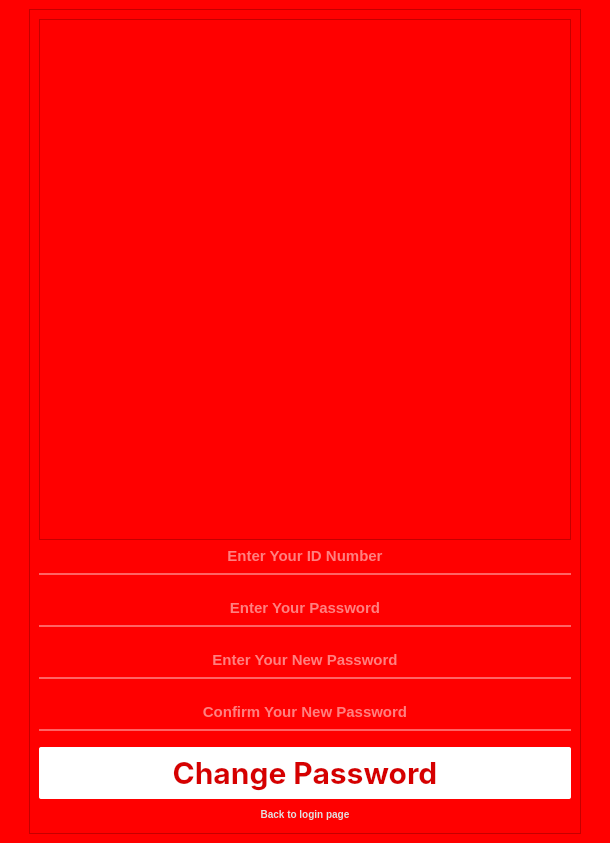
<?xml version="1.0" encoding="UTF-8"?>
<ui version="4.0">
 <class>MainWindow</class>
 <widget class="QMainWindow" name="MainWindow">
  <property name="geometry">
   <rect>
    <x>0</x>
    <y>0</y>
    <width>610</width>
    <height>843</height>
   </rect>
  </property>
  <property name="windowTitle">
   <string>MainWindow</string>
  </property>
  <property name="styleSheet">
   <string notr="true">background-color: rgb(255, 0, 0);</string>
  </property>
  <widget class="QWidget" name="centralwidget">
   <layout class="QHBoxLayout" name="horizontalLayout">
    <item>
     <spacer name="horizontalSpacer">
      <property name="orientation">
       <enum>Qt::Horizontal</enum>
      </property>
      <property name="sizeType">
       <enum>QSizePolicy::Minimum</enum>
      </property>
      <property name="sizeHint" stdset="0">
       <size>
        <width>20</width>
        <height>20</height>
       </size>
      </property>
     </spacer>
    </item>
    <item>
     <widget class="QFrame" name="frame_2">
      <property name="frameShape">
       <enum>QFrame::StyledPanel</enum>
      </property>
      <property name="frameShadow">
       <enum>QFrame::Raised</enum>
      </property>
      <layout class="QVBoxLayout" name="verticalLayout_2">
       <item>
        <widget class="QFrame" name="frame">
         <property name="minimumSize">
          <size>
           <width>520</width>
           <height>480</height>
          </size>
         </property>
         <property name="styleSheet">
          <string notr="true">image: url(:/Asset/Asset/Logo.png);</string>
         </property>
         <property name="frameShape">
          <enum>QFrame::StyledPanel</enum>
         </property>
         <property name="frameShadow">
          <enum>QFrame::Raised</enum>
         </property>
        </widget>
       </item>
       <item>
        <widget class="QLineEdit" name="NPM">
         <property name="styleSheet">
          <string notr="true">background-color:rgba(0, 0, 0, 0);
border:none;
color:rgb(255, 255, 255);
border-bottom: 2px solid rgba(255, 255, 255, 100);
padding-bottom:7px;
font-size: 15px;
font-family: &quot;SF Pro Display&quot;; 
	font-weight: bold; 
    font-style: normal;</string>
         </property>
         <property name="text">
          <string/>
         </property>
         <property name="alignment">
          <set>Qt::AlignCenter</set>
         </property>
         <property name="placeholderText">
          <string>Enter Your ID Number</string>
         </property>
        </widget>
       </item>
       <item>
        <spacer name="verticalSpacer_2">
         <property name="orientation">
          <enum>Qt::Vertical</enum>
         </property>
         <property name="sizeType">
          <enum>QSizePolicy::Fixed</enum>
         </property>
         <property name="sizeHint" stdset="0">
          <size>
           <width>17</width>
           <height>17</height>
          </size>
         </property>
        </spacer>
       </item>
       <item>
        <widget class="QLineEdit" name="Pass">
         <property name="styleSheet">
          <string notr="true">background-color:rgba(0, 0, 0, 0);
border:none;
color:rgb(255, 255, 255);
border-bottom: 2px solid rgba(255, 255, 255, 100);
padding-bottom:7px;
font-size: 15px;
font-family: &quot;SF Pro Display&quot;; 
	font-weight: bold; 
    font-style: normal;</string>
         </property>
         <property name="text">
          <string/>
         </property>
         <property name="echoMode">
          <enum>QLineEdit::Password</enum>
         </property>
         <property name="alignment">
          <set>Qt::AlignCenter</set>
         </property>
         <property name="placeholderText">
          <string>Enter Your Password</string>
         </property>
        </widget>
       </item>
       <item>
        <spacer name="verticalSpacer_3">
         <property name="orientation">
          <enum>Qt::Vertical</enum>
         </property>
         <property name="sizeType">
          <enum>QSizePolicy::Fixed</enum>
         </property>
         <property name="sizeHint" stdset="0">
          <size>
           <width>17</width>
           <height>17</height>
          </size>
         </property>
        </spacer>
       </item>
       <item>
        <widget class="QLineEdit" name="NewPass">
         <property name="styleSheet">
          <string notr="true">background-color:rgba(0, 0, 0, 0);
border:none;
color:rgb(255, 255, 255);
border-bottom: 2px solid rgba(255, 255, 255, 100);
padding-bottom:7px;
font-size: 15px;
font-family: &quot;SF Pro Display&quot;; 
	font-weight: bold; 
    font-style: normal;</string>
         </property>
         <property name="echoMode">
          <enum>QLineEdit::Password</enum>
         </property>
         <property name="alignment">
          <set>Qt::AlignCenter</set>
         </property>
         <property name="placeholderText">
          <string>Enter Your New Password</string>
         </property>
        </widget>
       </item>
       <item>
        <spacer name="verticalSpacer_5">
         <property name="orientation">
          <enum>Qt::Vertical</enum>
         </property>
         <property name="sizeType">
          <enum>QSizePolicy::Fixed</enum>
         </property>
         <property name="sizeHint" stdset="0">
          <size>
           <width>17</width>
           <height>17</height>
          </size>
         </property>
        </spacer>
       </item>
       <item>
        <widget class="QLineEdit" name="ConfirmPass">
         <property name="styleSheet">
          <string notr="true">background-color:rgba(0, 0, 0, 0);
border:none;
color:rgb(255, 255, 255);
border-bottom: 2px solid rgba(255, 255, 255, 100);
padding-bottom:7px;
font-size: 15px;
font-family: &quot;SF Pro Display&quot;; 
	font-weight: bold; 
    font-style: normal;</string>
         </property>
         <property name="echoMode">
          <enum>QLineEdit::Password</enum>
         </property>
         <property name="alignment">
          <set>Qt::AlignCenter</set>
         </property>
         <property name="placeholderText">
          <string>Confirm Your New Password</string>
         </property>
        </widget>
       </item>
       <item>
        <spacer name="verticalSpacer_6">
         <property name="orientation">
          <enum>Qt::Vertical</enum>
         </property>
         <property name="sizeType">
          <enum>QSizePolicy::Minimum</enum>
         </property>
         <property name="sizeHint" stdset="0">
          <size>
           <width>10</width>
           <height>10</height>
          </size>
         </property>
        </spacer>
       </item>
       <item>
        <widget class="QPushButton" name="ChangePass">
         <property name="font">
          <font>
           <family>SF Pro Display</family>
           <pointsize>-1</pointsize>
           <weight>75</weight>
           <italic>false</italic>
           <bold>true</bold>
          </font>
         </property>
         <property name="cursor">
          <cursorShape>PointingHandCursor</cursorShape>
         </property>
         <property name="styleSheet">
          <string notr="true">QPushButton {
 		background-color: rgb(255, 255, 255, 255);
		border-color: rgb(255, 255, 255);
		border-radius : 2px;
		color: rgb(214, 0, 0);
		font-size: 30px;
		padding:7px;
		font-family: &quot;SF Pro Display&quot;; 
			font-weight: bold; 
    		font-style: normal;

}

/* Saat mouse hover */
QPushButton:hover {
    background-color: rgb(255, 255, 255, 225);
}</string>
         </property>
         <property name="text">
          <string>Change Password</string>
         </property>
        </widget>
       </item>
       <item>
        <widget class="QPushButton" name="Back">
         <property name="cursor">
          <cursorShape>PointingHandCursor</cursorShape>
         </property>
         <property name="styleSheet">
          <string notr="true">QPushButton {
 		background-color: rgb(255, 255, 255,0);
		border-color: rgb(255, 255, 255);
		border-radius : 5px;
		color: rgb(225, 225, 225);		
		font-size: 10px;
		padding:3px;
		font-family: &quot;SF Pro Display&quot;; 	
			font-weight: bold; 
    		font-style: normal;
}

/* Saat mouse hover */
QPushButton:hover {
    text-decoration: underline;
}</string>
         </property>
         <property name="text">
          <string>Back to login page</string>
         </property>
        </widget>
       </item>
      </layout>
     </widget>
    </item>
    <item>
     <spacer name="horizontalSpacer_2">
      <property name="orientation">
       <enum>Qt::Horizontal</enum>
      </property>
      <property name="sizeType">
       <enum>QSizePolicy::Minimum</enum>
      </property>
      <property name="sizeHint" stdset="0">
       <size>
        <width>20</width>
        <height>20</height>
       </size>
      </property>
     </spacer>
    </item>
   </layout>
  </widget>
 </widget>
 <resources>
  <include location="../resource.qrc"/>
 </resources>
 <connections/>
</ui>
